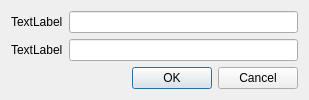
<?xml version="1.0" encoding="UTF-8"?>
<ui version="4.0">
 <class>twoStringInputDialog</class>
 <widget class="QDialog" name="twoStringInputDialog">
  <property name="geometry">
   <rect>
    <x>0</x>
    <y>0</y>
    <width>309</width>
    <height>93</height>
   </rect>
  </property>
  <property name="windowTitle">
   <string>Input</string>
  </property>
  <layout class="QGridLayout" name="gridLayout">
   <item row="0" column="0">
    <widget class="QLabel" name="label">
     <property name="text">
      <string>TextLabel</string>
     </property>
    </widget>
   </item>
   <item row="2" column="0" colspan="2">
    <widget class="QDialogButtonBox" name="buttonBox">
     <property name="orientation">
      <enum>Qt::Horizontal</enum>
     </property>
     <property name="standardButtons">
      <set>QDialogButtonBox::Cancel|QDialogButtonBox::Ok</set>
     </property>
    </widget>
   </item>
   <item row="0" column="1">
    <widget class="QLineEdit" name="lineEdit"/>
   </item>
   <item row="1" column="0">
    <widget class="QLabel" name="label_2">
     <property name="text">
      <string>TextLabel</string>
     </property>
    </widget>
   </item>
   <item row="1" column="1">
    <widget class="QLineEdit" name="lineEdit_2">
     <property name="echoMode">
      <enum>QLineEdit::Password</enum>
     </property>
    </widget>
   </item>
  </layout>
 </widget>
 <resources/>
 <connections>
  <connection>
   <sender>buttonBox</sender>
   <signal>accepted()</signal>
   <receiver>twoStringInputDialog</receiver>
   <slot>accept()</slot>
   <hints>
    <hint type="sourcelabel">
     <x>248</x>
     <y>254</y>
    </hint>
    <hint type="destinationlabel">
     <x>157</x>
     <y>274</y>
    </hint>
   </hints>
  </connection>
  <connection>
   <sender>buttonBox</sender>
   <signal>rejected()</signal>
   <receiver>twoStringInputDialog</receiver>
   <slot>reject()</slot>
   <hints>
    <hint type="sourcelabel">
     <x>316</x>
     <y>260</y>
    </hint>
    <hint type="destinationlabel">
     <x>286</x>
     <y>274</y>
    </hint>
   </hints>
  </connection>
 </connections>
</ui>
